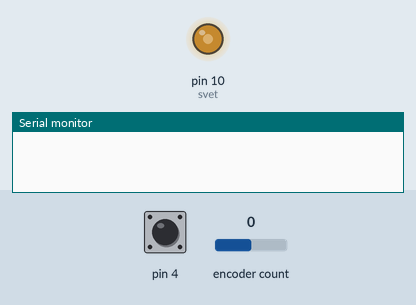
The sketch below on a simulated Arduino Uno, built with avr-gcc and run on an emulated ATmega328P. Parts: output pins drawn as LEDs (lit = HIGH), the last lines printed to the serial monitor. Dashed ring = blinking. Inputs (shaded band) come from the test bench; at power-on: encoder count 0, pin 4 HIGH.

Above: at 1.2 s.
1.3 s: encoder count set to 1
At 2.4 s:
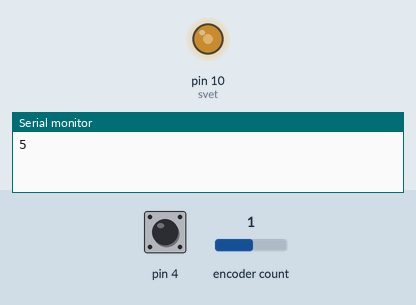
2.8 s: pin 4 pulled LOW for 1 s
At 3.87 s:
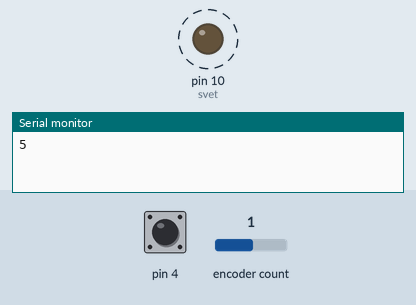
At 5.6 s:
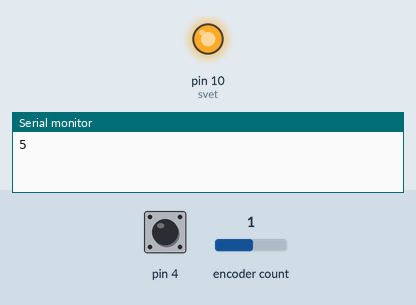
5.8 s: encoder count set to 0
8.8 s: pin 4 pulled LOW for 3.2 s
Timing chart, 0 to 11.8 s (numbered marks = the images above; inputs shaded):
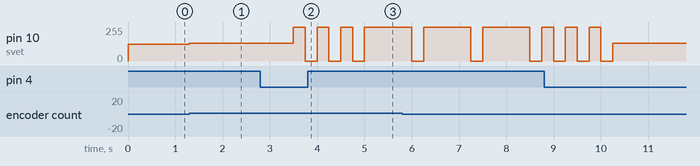

The sketch:

PWM_encoder.ino
```cpp
#define CLK 2//повороти
#define DT 3//повороти
#define SW 4//кнопка енкодера
#define svet 10//пін світлодіода

# include <GyverEncoder.h>//бібліотека під енкодер

Encoder enc(CLK, DT, SW);//енкодер в режимі поворот+кнопка

int val=0;//дані з енкодера
byte pwm,i,k;//ШИМ який піде на світлодіод


void setup() {
  Serial.begin(9600);
  enc.setType(TYPE2);//тип енкодера (2 сигнала за один такт повороту)
  enc.setDirection(REVERSE);//лівий поворот=правий і навпаки

}

void loop() {
  enc.tick();
  if (enc.isTurn()){//якщо відбувся поворот
    if (enc.isRight())  val+=5;//поворот на 1 поділку(повільний)
    if (enc.isLeft()) val-=5;
    if (enc.isFastR())  val+=20;//поворот на 1 поділку(швидкий)
    if (enc.isFastL()) val-=20;
    Serial.println(val);
}


 val=constrain(val,-100,100);//межі енкодера
 pwm=map(val,-100,100,0,255);
 pwm=constrain(pwm,0,255);//межі ШИМ

 if (enc.isClick()) {//якщо клацнута кнопка
  if(pwm == 0) {//повністю включає або виключає на 1 сек.
    analogWrite(svet,255);
    delay(1000);}
  else {
    analogWrite(svet,0);
    delay(1000);}
 }

 if (enc.isHolded()) {//Виклик сигналу SOS, якщо кнопка затиснута
  analogWrite(svet,0);
  for(i=1;i<4;i++){
     analogWrite(svet,255);
     delay(250);
     analogWrite(svet,0);
     delay(250);}
  for(k=1;k<4;k++){
     analogWrite(svet,255);
     delay(1000);
     analogWrite(svet,0);
     delay(250);}
  for(i=1;i<4;i++){
     analogWrite(svet,255);
     delay(250);
     analogWrite(svet,0);
     delay(250);}
  }

 analogWrite(svet,pwm);
}
```

Measured:
- after the input at 1.3 s, pin 10 (svet): 127/255 → 133/255 at once
- after the input at 2.8 s, pin 10 (svet): alternates 255/255 for 0.25 s and 0/255 for 0.25 s, 7 changes in all, then stays 255/255, starting after 0.70 s
